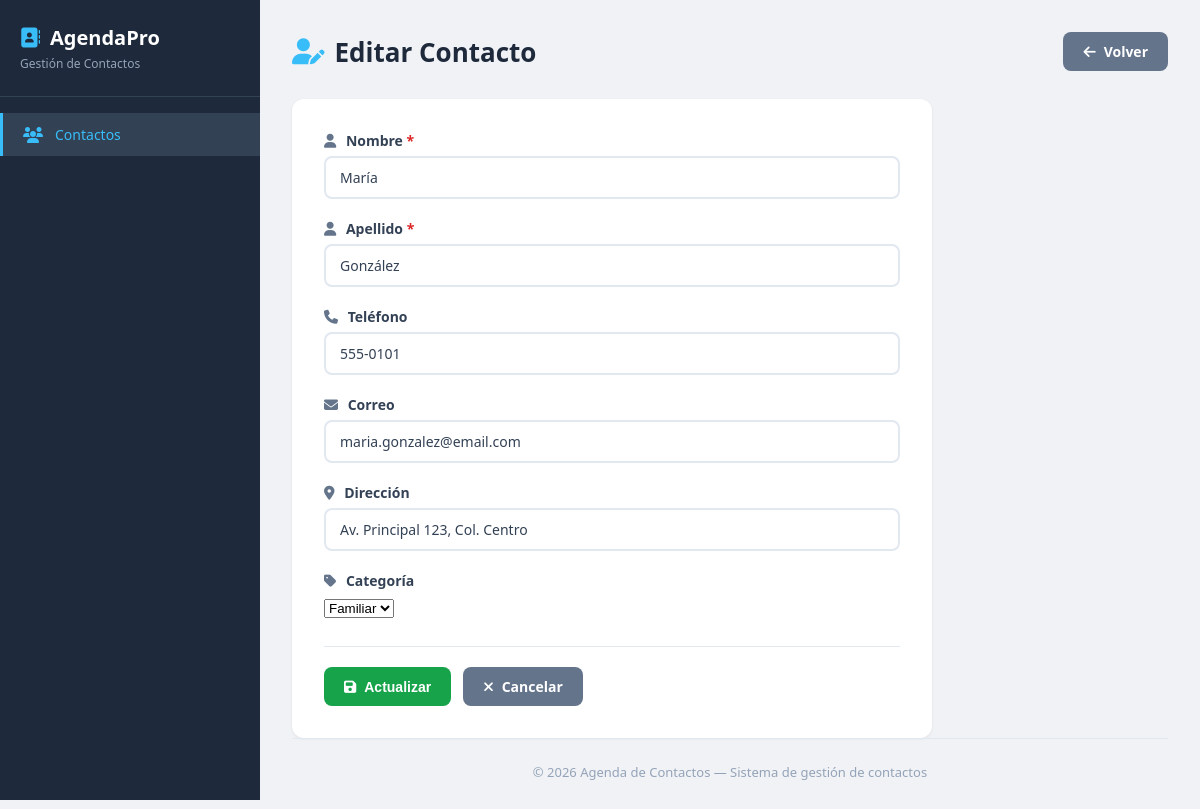
The page /contactos/edit.php?id=1 on the database its author committed.
### tables this page shows
CREATE TABLE contactos (
    id INT AUTO_INCREMENT PRIMARY KEY,
    nombre VARCHAR(100) NOT NULL,
    apellido VARCHAR(100) NOT NULL,
    telefono VARCHAR(20),
    correo VARCHAR(150),
    direccion TEXT,
    categoria VARCHAR(50) DEFAULT 'General',
    fecha_registro TIMESTAMP DEFAULT CURRENT_TIMESTAMP
);

### contactos/edit.php (the view, shortened to what this page needs)
<?php
    require_once "../config/connection.php";
    $id = intval($_GET["id"] ?? 0);
    if ($id > 0) {
        $stmt = $conn->prepare("SELECT id, nombre, apellido, telefono, correo, direccion, categoria FROM contactos WHERE id = ?");
        $stmt->bind_param("i", $id);
        $stmt->execute();
        $resultado = $stmt->get_result();
        $contacto  = $resultado->fetch_assoc();
    } else {
        header("Location: index.php?error=" . urlencode("ID inválido"));
        exit;
    }
?>
<?php include_once "../includes/header.php"; ?>
<div class="page-header">
    <h1><i class="fas fa-user-edit"></i> Editar Contacto</h1>
    <a href="index.php" class="btn btn-secondary">
        <i class="fas fa-arrow-left"></i> Volver
    </a>
</div>
<div class="card">
    <form action="update.php" method="POST">
        <div class="form-group">
            <label><i class="fas fa-user"></i> Nombre <span style="color:#dc2626">*</span></label>
            <input type="text" name="nombre" value="<?= htmlspecialchars($contacto["nombre"]) ?>" required>
        </div>
        <div class="form-group">
            <label><i class="fas fa-user"></i> Apellido <span style="color:#dc2626">*</span></label>
            <input type="text" name="apellido" value="<?= htmlspecialchars($contacto["apellido"]) ?>" required>
        </div>
        <div class="form-group">
            <label><i class="fas fa-phone"></i> Teléfono</label>
            <input type="text" name="telefono" value="<?= htmlspecialchars($contacto["telefono"] ?? "") ?>">
        </div>
        <div class="form-group">
            <label><i class="fas fa-envelope"></i> Correo</label>
            <input type="email" name="correo" value="<?= htmlspecialchars($contacto["correo"] ?? "") ?>">
        </div>
        <div class="form-group">
            <label><i class="fas fa-map-marker-alt"></i> Dirección</label>
            <input type="text" name="direccion" value="<?= htmlspecialchars($contacto["direccion"] ?? "") ?>">
        </div>
        <div class="form-group">
            <label><i class="fas fa-tag"></i> Categoría</label>
            <select name="categoria">
                <?php foreach (["General", "Familiar", "Trabajo", "Amigos"] as $cat): ?>
                    <option value="<?= $cat ?>" <?= $contacto["categoria"] === $cat ? "selected" : "" ?>>
                        <?= $cat ?>
                    </option>
                <?php endforeach; ?>
            </select>
        </div>
        <div class="form-actions">
            <button type="submit" class="btn btn-success">
                <i class="fas fa-save"></i> Actualizar
            </button>
            <a href="index.php" class="btn btn-secondary">
                <i class="fas fa-times"></i> Cancelar
            </a>
        </div>
    </form>
</div>
<?php include_once "../includes/footer.php"; ?>

### assets/css/style.css (style rules this page uses)
* { margin: 0; padding: 0; box-sizing: border-box; }
body { font-family: 'Segoe UI', Tahoma, Geneva, Verdana, sans-serif; background: #f0f2f5; color: #333; display: flex; min-height: 100vh; }
.page-header { display: flex; justify-content: space-between; align-items: center; margin-bottom: 28px; }
.page-header h1 { font-size: 26px; font-weight: 700; color: #1e293b; display: flex; align-items: center; gap: 10px; }
.page-header h1 i { color: #38bdf8; }
.btn { display: inline-flex; align-items: center; gap: 8px; padding: 10px 20px; border: none; border-radius: 8px; font-size: 14px; font-weight: 600; cursor: pointer; text-decoration: none; transition: all 0.2s; }
.btn-success { background: #16a34a; color: #fff; }
.btn-secondary { background: #64748b; color: #fff; }
.card { background: #fff; border-radius: 12px; box-shadow: 0 1px 3px rgba(0, 0, 0, 0.08); padding: 32px; max-width: 640px; }
.form-group { margin-bottom: 20px; }
.form-group label { display: block; font-size: 14px; font-weight: 600; color: #334155; margin-bottom: 6px; }
.form-group label i { margin-right: 6px; color: #64748b; }
.form-group input, .form-group textarea { width: 100%; padding: 10px 14px; border: 2px solid #e2e8f0; border-radius: 8px; font-size: 14px; color: #334155; transition: border-color 0.2s; font-family: inherit; }
.form-actions { display: flex; gap: 12px; margin-top: 28px; padding-top: 20px; border-top: 1px solid #e2e8f0; }

### rows shown on the page
contactos: nombre "María", apellido "González", telefono "555-0101", correo "maria.gonzalez@email.com", direccion "Av. Principal 123, Col. Centro", categoria "Familiar"
